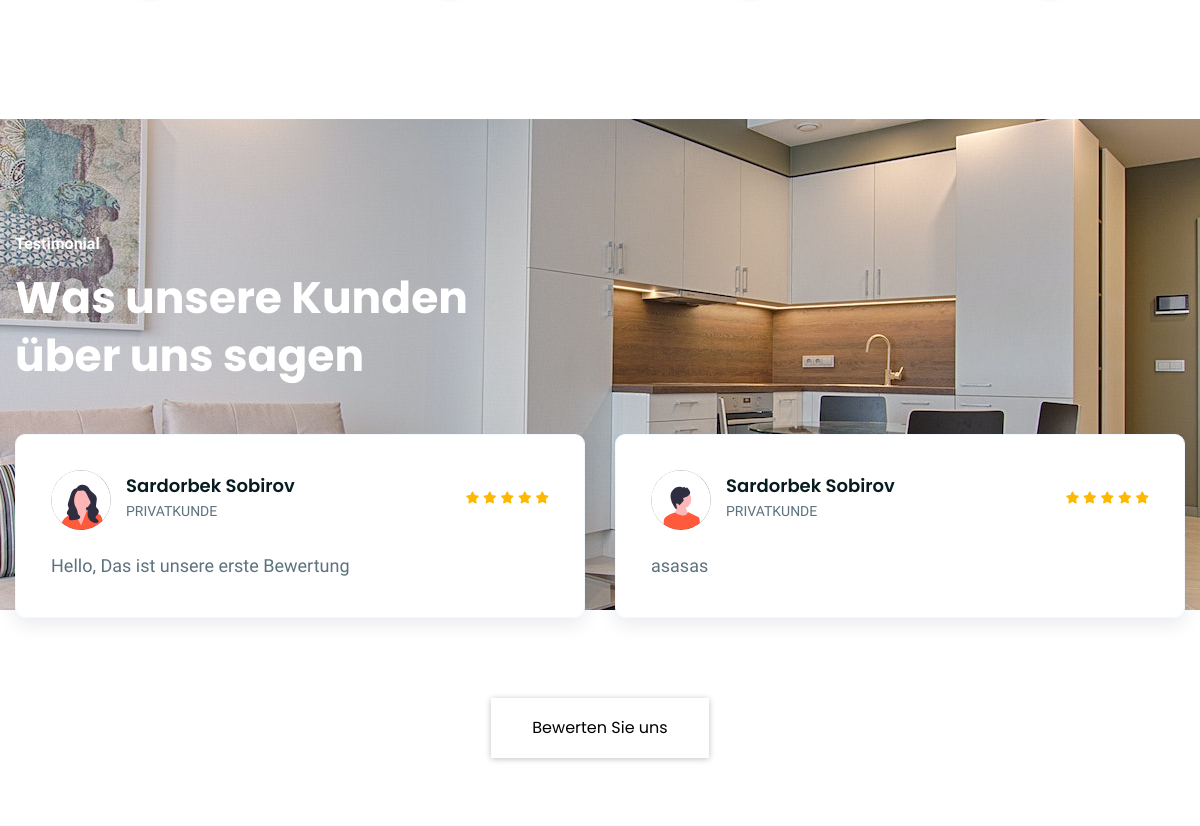
Before: / (middle part) with the older database file.
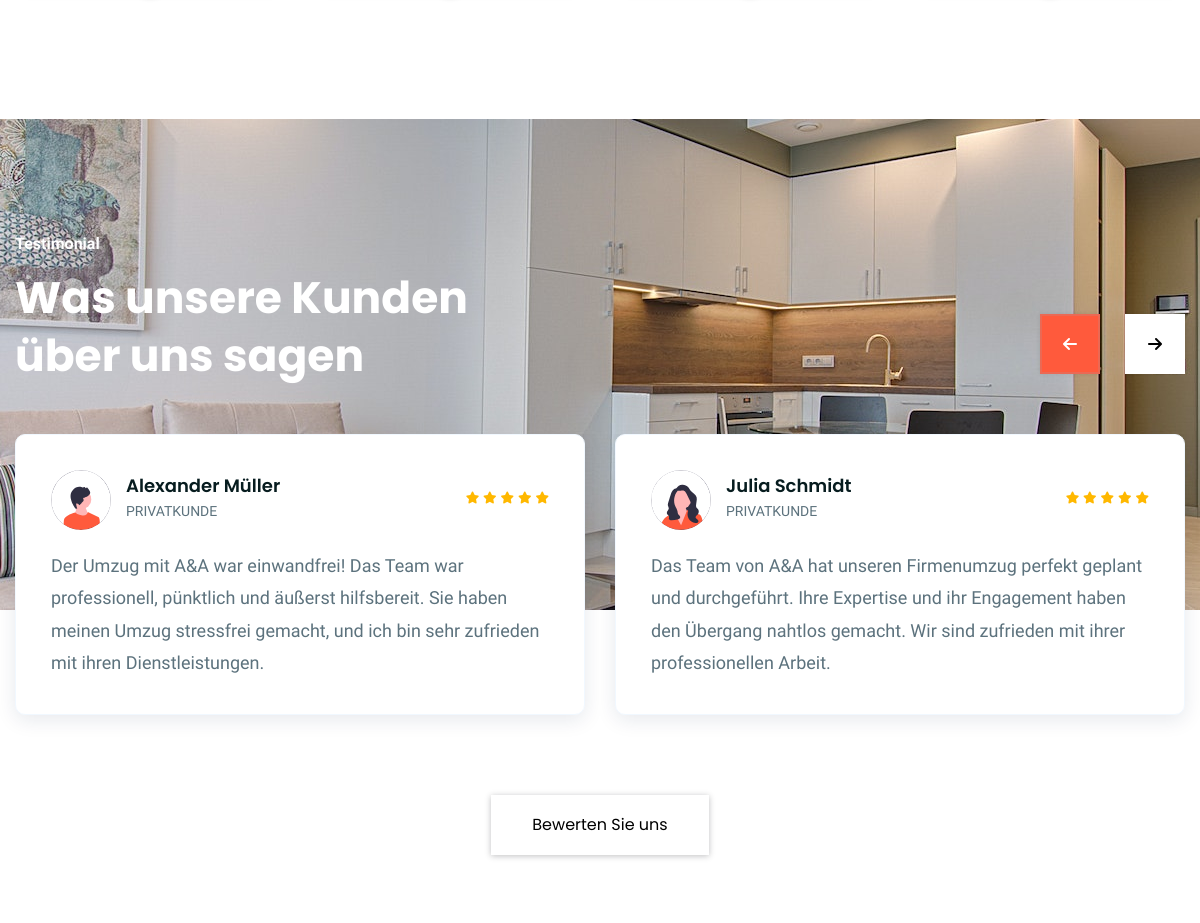
After: the same page with the newer database file.
### pages/models.py (models this page shows, shortened)
class CustomerReview(models.Model):
    select_salutation_review_choices = (
        ('herr', 'Herr'),
        ('frau', 'Frau'),
        ('noValue', 'Ohne Angabe'),
    )
    rating_scale = (
        ('1', '1 (Sehr unzufrieden)'),
        ('2', '2 (Unzufrieden)'),
        ('3', '3 (Neutral)'),
        ('4', '4 (Zufrieden)'),
        ('5', '5 (Sehr zufrieden)'),
    )
    serviceType_choices = (
        ('privateMoving', 'Privateumzüge'),
        ('companyMoving', 'Firmenumzüge'),
        ('houseCleaning', 'Hausreinigung'),
        ('andere', 'andere'),
    )
    confirmation_choices = (
        ('ja', 'Ja'),
        ('nein', 'Nein'),
    )
    reviewer_salutation = models.CharField(
        max_length=10,
        choices=select_salutation_review_choices,
        default='herr'
    )
    reviewer_firstname = models.CharField(max_length=50)
    reviewer_lastname = models.CharField(max_length=50)
    reviewer_email = models.CharField(
        max_length=80,
        validators=[validators.EmailValidator(message="Invalid Email")]
    )
    reviewer_serviceType = models.CharField(
        max_length=50,
        verbose_name="Service",
        choices=serviceType_choices,
        default='privateMoving'
    )
    reviewer_rating = models.CharField(
        max_length=10,
        verbose_name="Gesamtbewertung",
        choices=rating_scale,
        default='5'
    )
    reviewer_content = models.TextField(verbose_name="Schreiben Sie hier unten Ihre Nachricht")
    reviewer_confirmation = models.CharField(
        max_length=10,
        verbose_name="Dürfen wir Ihre Bewertung auf unserer Website oder Marketingmaterialien veröffentlichen?",
        choices=confirmation_choices,
        default='ja'
    )
    date = models.DateField(auto_now_add=True)

### pages/views.py (the view)
# urls.py: path('', HomePageView.as_view(), name='home'),
class HomePageView(TemplateView):
    template_name = 'home.html'
    def get_context_data(self, **kwargs):
        context = super().get_context_data(**kwargs)
        context['reviews'] = CustomerReview.objects.all()
        return context

### pages/templates/home.html (shortened to what this page needs)
{% extends 'base.html' %}
{% load static %}
{% block content %}
<div class="ltn__category-area ltn__product-gutter section-bg-1--- pt-115 pb-90 ">
    <div class="container">
        <div class="row ltn__category-slider-active--- slick-arrow-1 justify-content-center">
            <div class="col-lg-3 col-md-4 col-sm-6 col-6">
            </div>
            <div class="col-lg-3 col-md-4 col-sm-6 col-6">
            </div>
            <div class="col-lg-3 col-md-4 col-sm-6 col-6">
            </div>
            <div class="col-lg-3 col-md-4 col-sm-6 col-6">
            </div>
        </div>
    </div>
</div>
<div class="ltn__testimonial-area section-bg-1--- bg-image-top pt-115" data-bs-bg="{% static 'img/bg/testominal-1.jpg' %}">
    <div class="container">
        <div class="row">
            <div class="col-lg-12" data-aos="fade-up" data-aos-anchor-placement="top-bottom"
                 data-aos-delay="200" data-aos-duration="800">
                <div class="section-title-area ltn__section-title-2--- text-center---">
                    <h6 class="section-subtitle section-subtitle-2--- ltn__secondary-color--- white-color">Testimonial</h6>
                    <h1 class="section-title white-color">Was unsere Kunden <br>
                    über uns sagen</h1>
                </div>
            </div>
        </div>
        <div class="row ltn__testimonial-slider-6-active slick-arrow-3" data-aos="fade-up" data-aos-anchor-placement="top-bottom"
             data-aos-delay="200" data-aos-duration="800">
            {% for review in reviews %}
            <div class="col-lg-4">
                <div class="ltn__testimonial-item ltn__testimonial-item-7 ltn__testimonial-item-8">
                    <div class="ltn__testimoni-info">
                        <div class="ltn__testimoni-author-ratting">
                            <div class="ltn__testimoni-info-inner">
                                <div class="ltn__testimoni-img">
                                    {% if review.reviewer_salutation == "herr" %}
                                        <img src="{% static 'img/testimonial/feedback_male.svg' %}" alt="#">
                                    {% else %}
                                        <img src="{% static 'img/testimonial/feedback_female.svg' %}" alt="#">
                                    {% endif %}
                                </div>
                                <div class="ltn__testimoni-name-designation">
                                    <h5>{{ review.reviewer_firstname }} {{ review.reviewer_lastname }}</h5>
                                    <label>Privatkunde</label>
                                </div>
                            </div>
                            <div class="ltn__testimoni-rating">
                                <div class="product-ratting">
                                    <ul>
                                        <li><a href="#"><i class="fas fa-star"></i></a></li>
                                        <li><a href="#"><i class="fas fa-star"></i></a></li>
                                        <li><a href="#"><i class="fas fa-star"></i></a></li>
                                        <li><a href="#"><i class="fas fa-star"></i></a></li>
                                        <li><a href="#"><i class="fas fa-star"></i></a></li>
                                    </ul>
                                </div>
                            </div>
                        </div>
                        <p>
                            {{ review.reviewer_content }}
                        </p>
                    </div>
                </div>
            </div>
            {% endfor %}
        </div>
    </div>
</div>
<section class="pb-70">
    <div class="container">
        <div class="row">
            <div class="col text-center">
                <div class="btn-wrapper">
                    <a class="btn btn-effect-3 btn-white" href="{% url 'send-review' %}">Bewerten Sie uns</a>
                </div>
            </div>
        </div>
    </div>
</section>
{% endblock  %}

### pages/templates/base.html (shortened to what this page needs)
<!doctype html>
{% load static %}
<html class="no-js" lang="zxx">
<head>
    <link rel="stylesheet" href="{% static 'css/font-icons.css' %}">
    <link rel="stylesheet" href="{% static 'css/plugins.css' %}">
    <link rel="stylesheet" href="{% static 'css/style.css' %}">
    <link rel="stylesheet" href="{% static 'css/responsive.css' %}">
    <link rel="stylesheet" href="{% static 'css/vendors/aos.css' %}">
</head>
<body>
    <div class="wrapper">
        {% block content %}
        {% endblock %}
    </div>
</body>
</html>

### static/css/responsive.css (style rules this page uses)
@media (min-width: 1200px) { .container { max-width: 1200px; } }

Changed rows visible on the page:
removed CustomerReview: reviewer_firstname "Sardorbek", reviewer_lastname "Sobirov", reviewer_content "Hello, Das ist unsere erste Bewertung"
removed CustomerReview: reviewer_firstname "Sardorbek", reviewer_lastname "Sobirov", reviewer_content "asasas"
added CustomerReview: reviewer_firstname "Alexander", reviewer_lastname "Müller", reviewer_content "Der Umzug mit A&A war einwandfrei! Das Team war professionell, pünktlich und äußerst hilfsbereit. Sie haben meinen Umzug stressfrei gemacht, und ich bin sehr zufrieden mit ihren Dienstleistungen."
added CustomerReview: reviewer_firstname "Julia", reviewer_lastname "Schmidt", reviewer_content "Das Team von A&A hat unseren Firmenumzug perfekt geplant und durchgeführt. Ihre Expertise und ihr Engagement haben den Übergang nahtlos gemacht. Wir sind zufrieden mit ihrer professionellen Arbeit."
